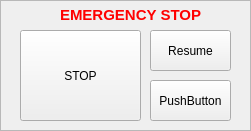
  <widget class="QFrame" name="frame_3">
   <property name="geometry">
    <rect>
     <x>250</x>
     <y>210</y>
     <width>251</width>
     <height>131</height>
    </rect>
   </property>
   <property name="frameShape">
    <enum>QFrame::StyledPanel</enum>
   </property>
   <property name="frameShadow">
    <enum>QFrame::Raised</enum>
   </property>
   <widget class="QPushButton" name="PB_STOP">
    <property name="geometry">
     <rect>
      <x>20</x>
      <y>30</y>
      <width>121</width>
      <height>91</height>
     </rect>
    </property>
    <property name="text">
     <string>STOP</string>
    </property>
   </widget>
   <widget class="QLabel" name="label_17">
    <property name="geometry">
     <rect>
      <x>60</x>
      <y>6</y>
      <width>151</width>
      <height>16</height>
     </rect>
    </property>
    <property name="font">
     <font>
      <family>Liberation Sans</family>
      <weight>75</weight>
      <bold>true</bold>
     </font>
    </property>
    <property name="text">
     <string>&lt;html&gt;&lt;head/&gt;&lt;body&gt;&lt;p&gt;&lt;span style=&quot; font-size:11pt; color:#ff0000;&quot;&gt;EMERGENCY STOP&lt;/span&gt;&lt;/p&gt;&lt;/body&gt;&lt;/html&gt;</string>
    </property>
   </widget>
   <widget class="QPushButton" name="PB_Resume">
    <property name="geometry">
     <rect>
      <x>150</x>
      <y>30</y>
      <width>81</width>
      <height>41</height>
     </rect>
    </property>
    <property name="text">
     <string>Resume</string>
    </property>
   </widget>
   <widget class="QPushButton" name="pushButton_5">
    <property name="geometry">
     <rect>
      <x>150</x>
      <y>80</y>
      <width>81</width>
      <height>41</height>
     </rect>
    </property>
    <property name="text">
     <string>PushButton</string>
    </property>
   </widget>
  </widget>
